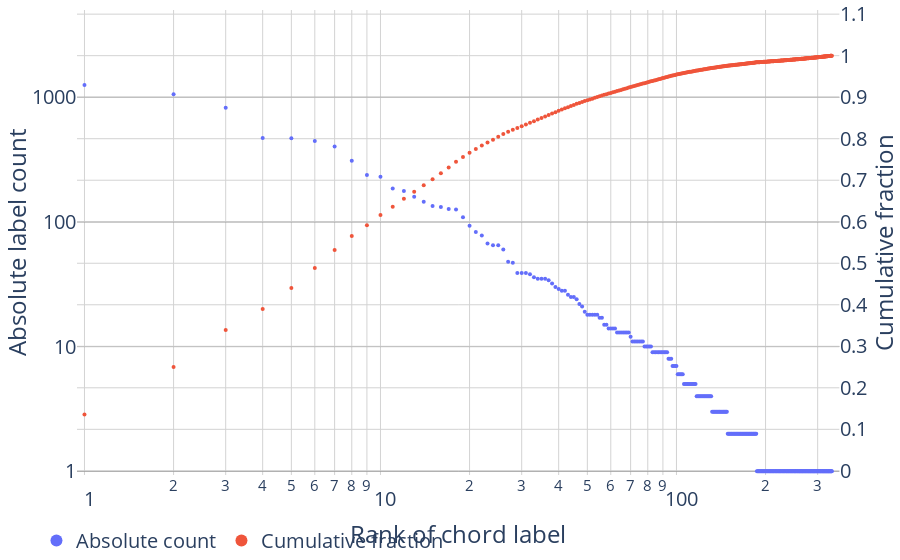

The code cell stored with this chart in its notebook:
### Code cell
fig = plot_cum(df.chord, x_log=True, markersize=4, left_range=(-0.03, 3.7), right_range=(-0.01,1.11), **H_LAYOUT)
store(fig, 'type_distribution.eps', height=400)
#fig.show()

### Figure 1 — Plotly figure (JSON) as saved in the notebook; plotly's stock layout.template omitted (floating-point values rounded to 4 significant figures; data arrays with more than 128 entries replaced by an {"elided": "..."} marker saying what was removed)
{"data": [{"marker": {"size": 4}, "mode": "markers", "name": "Absolute count", "text": {"elided": "335 str values"}, "type": "scatter", "x": {"elided": "335 int values"}, "xaxis": "x", "y": {"elided": "335 int values"}, "yaxis": "y"}, {"marker": {"size": 4}, "mode": "markers", "name": "Cumulative fraction", "text": {"elided": "335 str values"}, "type": "scatter", "x": {"elided": "335 int values"}, "xaxis": "x", "y": {"elided": "335 float values"}, "yaxis": "y2"}], "layout": {"autosize": true, "font": {"size": 20}, "legend": {"font": {"size": 20}, "itemsizing": "constant", "orientation": "h", "x": -0.05, "y": -0.1}, "margin": {"b": 0, "l": 40, "pad": 0, "r": 0, "t": 0}, "paper_bgcolor": "#FFFFFF", "plot_bgcolor": "#FFFFFF", "xaxis": {"anchor": "y", "domain": [0, 0.94], "gridcolor": "lightgrey", "range": [-0.02525, 2.55], "title": {"text": "Rank of chord label"}, "type": "log", "zeroline": false}, "yaxis": {"anchor": "x", "domain": [0, 1], "dtick": 1, "gridcolor": "grey", "range": [-0.03, 3.7], "title": {"text": "Absolute label count"}, "type": "log", "zeroline": true}, "yaxis2": {"anchor": "x", "dtick": 0.1, "gridcolor": "lightgrey", "overlaying": "y", "range": [-0.01, 1.11], "side": "right", "title": {"text": "Cumulative fraction"}, "type": "linear", "zeroline": false}}}
